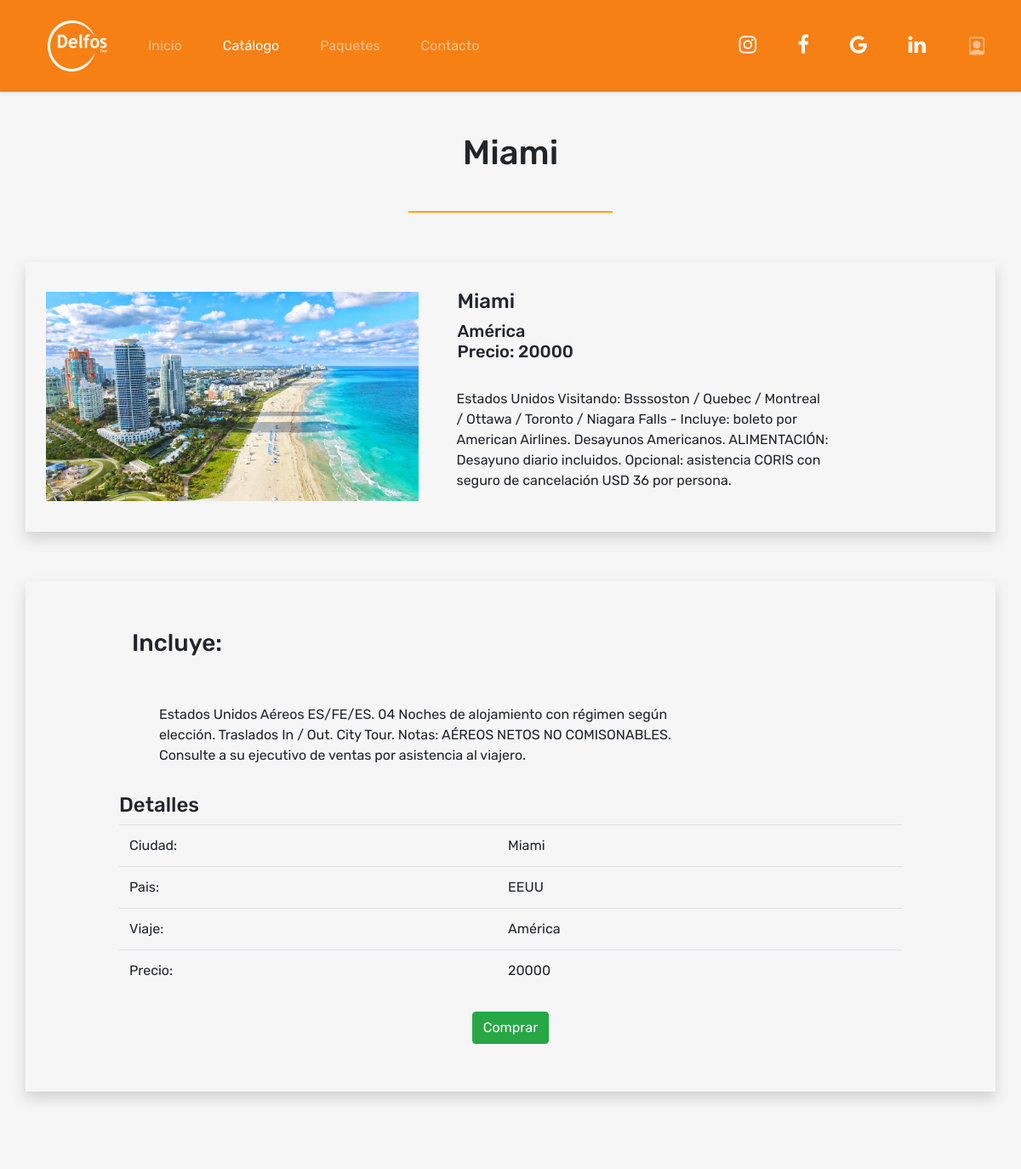
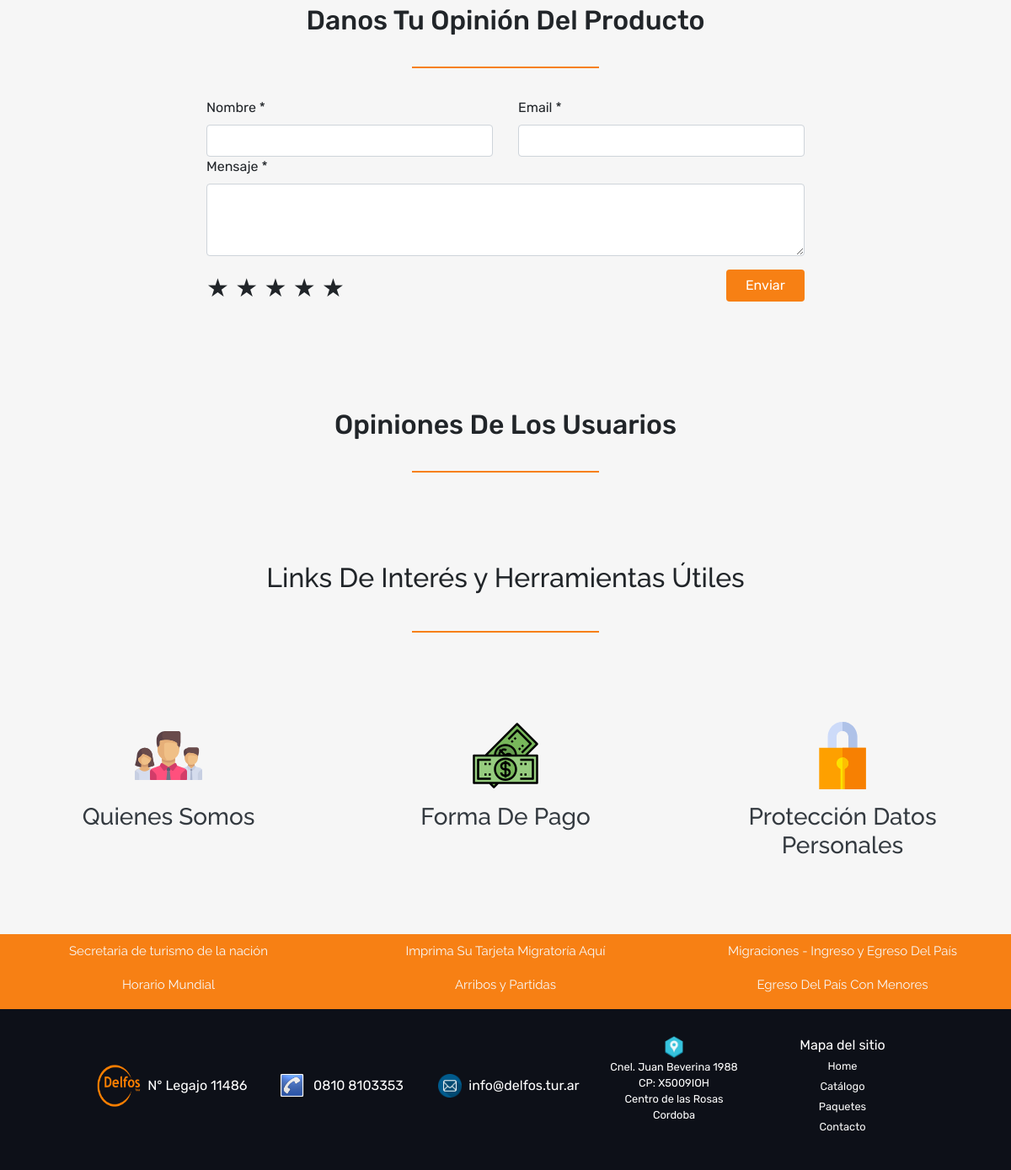
The app's page /product_details.php?id=3 with its own data (2 pictures, top to bottom).
### tables this page shows
CREATE TABLE `ciudades` (
  `idciudad` varchar(3) NOT NULL,
  `nombreciudad` varchar(50) NOT NULL,
  `idpais` varchar(3) NOT NULL
);

CREATE TABLE `productos` (
  `idproducto` int(11) NOT NULL,
  `idciudad` varchar(3) NOT NULL,
  `precio` int(100) NOT NULL,
  `descripcion` varchar(1000) NOT NULL,
  `detalle` varchar(1000) NOT NULL,
  `url` varchar(300) NOT NULL,
  `destacado` tinyint(1) NOT NULL,
  `activo` tinyint(1) NOT NULL
);

CREATE TABLE `continentes` (
  `idcontinente` varchar(2) NOT NULL,
  `nombrecontinente` varchar(10) NOT NULL,
  `activo` tinyint(1) NOT NULL DEFAULT 1
);

CREATE TABLE `paises` (
  `idpais` varchar(3) NOT NULL,
  `nombrepais` varchar(50) NOT NULL,
  `idcontinente` varchar(2) NOT NULL,
  `activo` tinyint(1) NOT NULL DEFAULT 0
);

### product_details.php (the view, shortened to what this page needs)
<!DOCTYPE html>
<html lang="en">
<head>
    <?php require_once "./includes/head.php" ?>
</head>
<body>
    <?php
    $db=DB::conectar();
    $queryProductos = "SELECT pr.idproducto as id,
                                ci.nombreciudad as nombre,
                                pa.nombrepais as pais,
                                co.nombrecontinente as continente,
                                ci.nombreciudad as ciudades,
                                pr.precio as precio,
                                pr.descripcion as descripcion,
                                pr.detalle as descripcion_details,
                                pr.url as url,
                                pr.destacado as destacado
                                FROM productos pr, ciudades ci, paises pa, continentes co
                                WHERE pr.idciudad = ci.idciudad
                                AND ci.idpais = pa.idpais
                                AND pa.idcontinente = co.idcontinente
                                AND pr.activo=1";
    $stmt1 = $db->prepare($queryProductos);
    $stmt1->execute();
    $dataProductos = array();
    while($row=$stmt1->fetch(PDO::FETCH_ASSOC)){
        $dataProductos[] = $row;
    }
    require_once "./includes/encabezado.php";
    $id = (isset($_GET["id"]) ? $_GET['id'] : null);
    ?>
    <div class="container text-center pt-5 pb-4">
        <?php foreach ($dataProductos as $key => $value) {
            if ($key == $id) break;
        }
        echo '<h1>' . $value['nombre'] . '</h1>';
        ?>
    </div>
    <div class="pb-5 text-center">
        <svg width="20%" height="2">
            <rect width="100%" height="100" style="fill:rgb(255,165,0);stroke-width:0;stroke:rgb(0,0,0)" />
        </svg>
    </div>
    <section>
        <div class="container shadow justify-content-around p-4">
            <div class="row justify-content-center align-items-center">
                <div class="col-5">
                    <div class="imagen1">
                        <a href="<?php echo $value['url']; ?>" data-fancybox="gallery" data-caption="Caption for single image">
                            <img height="auto" width="100%" src="<?php echo $value['url']; ?>" alt="imagen de <?php echo $value['nombre']; ?>">
                        </a>
                    </div>
                </div>
                <div class="col-lg-7 incluye py-2">
                    <h4 class="pl-3">
                        <?php echo $value['nombre']; ?> <br>
                    </h4>
                    <h5 class="pl-3">
                        <?php echo $value['continente']; ?> <br>
                        Precio: <?php echo $value['precio']; ?>
                    <?php echo '<p class="col-9 pt-4">' . $value['descripcion'] . '</p>' ?>
                </div>
            </div>
        </div>
    </section>
    <section class="descripcion py-5">
        <div class="container py-5 shadow">
            <div class="row justify-content-center align-items-center" id="home">
                <div class="col-10">
                    <h3 class="pb-3">
                        <div class="col-lg-8 incluye py-2">
                            Incluye:
                        </div>
                    </h3>
                </div>
                <div class="col-10">
                    <ul class="descripcion_detalles">
                        <?php echo '<p class="col-9 pt-4">' . $value['descripcion_details'] . '</p>' ?>
                    </ul>
                </div>
                <div class="col-10 pt-3">
                    <h4>Detalles</h4>
                    <table class="table">
                        <tbody>
                            <?php
                            echo '<tr><td>Ciudad: </td><td>' . $value['nombre'] . '</td></tr>';
                            echo '<tr><td>Pais: </td><td>' . $value['pais'] . '</td></tr>';
                            echo '<tr><td>Viaje: </td><td>' . $value['continente'] . '</td></tr>';
                            echo '<tr><td>Precio: </td><td> ' . $value['precio'] . '</td></tr>';
                            ?>
                        </tbody>
                    </table>
                </div>
            </div>
            <div class="row justify-content-center">
                <div class="col-sm-11 col-md-10 col-lg-10 incluye py-2">
                    <div class="container d-flex justify-content-around">
                        <a href="#" class="btn btn-success">Comprar</a>
                    </div>
                </div>
            </div>
        </div>
    </section>
    <section class="py-5">
        <div class="container">
            <div class="text-center pb-3">
                <h2>Danos Tu Opinión Del Producto</h2>
            </div>
            <div class="pb-4 text-center">
                <svg width="20%" height="2">
                    <rect width="100%" height="100" style="fill:#F78014;stroke-width:0;stroke:rgb(0,0,0)" />
                </svg>
            </div>
            <div class="container">
                <form action="#" method="post">
                    <div class="row justify-content-center">
                        <div class="col-8">
                            <div class="row">
                                <div class="col-sm-12 col-md-6">
                                    <label>Nombre *</label>
                                    <input type="text" name="nombre" required class="form-control">
                                </div>
                                <div class="col-sm-12 col-md-6">
                                    <label for="email">Email *</label>
                                    <input type="email" id="email" name="email" required class="form-control">
                                </div>
                            </div>
                            <div class="row">
                                <div class="col-12 form-group">
                                    <label>Mensaje *</label>
                                    <textarea class="form-control comentario-textarea" name="comentario" required rows="3"></textarea>
                                </div>
                            </div>
                            <div class="row">
                                <div class="col-sm-6 col-md-10">
                                    <div class="form1">
                                        <p class="clasificacion" name="rankeo">
                                            <label for="radio1">★</label>
                                            <label for="radio2">★</label>
                                            <label for="radio3">★</label>
                                            <label for="radio4">★</label>
                                            <label for="radio5">★</label>
                                        </p>
                                    </div>
                                </div>
                                <div class="col-sm-6 col-md-2">
                                    <input class="text-white btn btn-md btn-block text-center newsletter-btn" type="submit" value="Enviar" name="submit">
                                </div>
                            </div>
                        </div>
                    </div>
                </form>
            </div>
        </div>
    </section>
    <section class="py-5">
        <div class="container">
            <div class="text-center pb-3">
                <h2>Opiniones De Los Usuarios</h2>
            </div>
            <div class="pb-4 text-center">
                <svg width="20%" height="2">
                    <rect width="100%" height="100" style="fill:#F78014;stroke-width:0;stroke:rgb(0,0,0)" />
                </svg>
            </div>
        </div>
    </section>
    <?php
    require_once "./includes/linkinteresesyherramientas.php";
    require_once "./includes/footer.php";
    ?>
</body>
</html>

### css/style.css (style rules this page uses)
* { margin: 0; padding: 0; box-sizing: border-box; }
body { font-family: "Rubik", sans-serif !important; background-color: #f6f6f6 !important; }
.newsletter-btn { background-color: #f78014 !important; }
.imagen1, .imagen2, .imagen3 { cursor: pointer; transition: 0.3s ease; }
.descripcion { margin-top: 10px; }
.descripcion .row { border-width: 5px; }
.descripcion_detalles { margin-left: 2em; }
.clasificacion { direction: rtl; unicode-bidi: bidi-override; font-size: 30px; }
.comentario-textarea { height: 10em; }

### records on screen
ciudades: nombreciudad "Miami"
productos: url (picture), precio "20000", descripcion "Estados Unidos Visitando: Bsssoston / Quebec / Montreal / Ottawa / Toronto / Niagara Falls - Incluye: boleto por American Airlines. Desayunos Americanos. ALIMENTACIÓN: Desayuno diario incluidos. Opcional: asistencia CORIS con seguro de cancelación USD 36 por persona.", detalle "Estados Unidos Aéreos ES/FE/ES. 04 Noches de alojamiento con régimen según elección. Traslados In / Out. City Tour. Notas: AÉREOS NETOS NO COMISONABLES. Consulte a su ejecutivo de ventas por asistencia al viajero."
continentes: nombrecontinente "América"
paises: nombrepais "EEUU"
